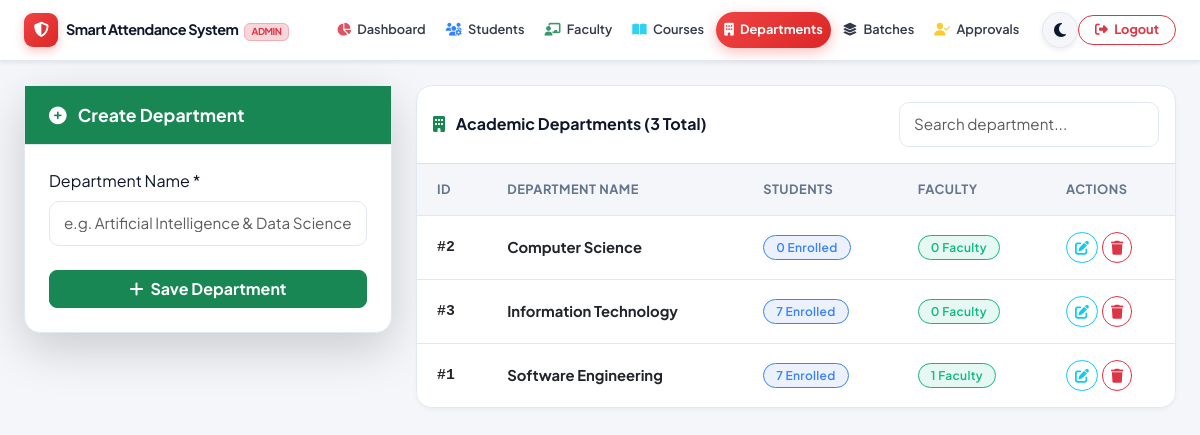
The app's page /admin/manage_departments.php (signed in) with its own data.
### tables this page shows
CREATE TABLE `departments` (
  `department_id` int(11) NOT NULL,
  `department_name` varchar(100) NOT NULL,
  `created_at` timestamp NOT NULL DEFAULT current_timestamp()
);

### admin/manage_departments.php (the view, shortened to what this page needs)
<?php
$db = getDB();
$query = "SELECT d.*,
          (SELECT COUNT(*) FROM students s WHERE s.department_id = d.department_id) as student_count,
          (SELECT COUNT(*) FROM teachers t WHERE t.department_id = d.department_id) as teacher_count
          FROM departments d
          ORDER BY d.department_name";
$departments = $db->query($query);
?>
<!DOCTYPE html>
<html lang="en">
<head>
    <link href="https://cdn.jsdelivr.net/npm/bootstrap@5.3.0/dist/css/bootstrap.min.css" rel="stylesheet">
    <link href="https://cdnjs.cloudflare.com/ajax/libs/font-awesome/6.4.0/css/all.min.css" rel="stylesheet">
    <link href="../assets/css/theme.css" rel="stylesheet">
</head>
<body>
    <?php require_once 'navbar.php'; ?>
    <div class="container-fluid px-3 px-md-4 py-4 animate-slide-up" style="max-width: 1400px; margin: 0 auto;">
        <div class="row g-4">
            <div class="col-lg-4">
                <div class="glass-card shadow-lg">
                    <div class="glass-card-header bg-success text-white py-3">
                        <span id="formTitle"><i class="fas fa-plus-circle me-2"></i> Create Department</span>
                    </div>
                    <div class="glass-card-body p-4">
                        <form method="POST" id="deptForm">
                            <div class="mb-4">
                                <label for="department_name" class="form-label font-semibold">Department Name *</label>
                                <input type="text" class="form-control" id="department_name" name="department_name" placeholder="e.g. Artificial Intelligence & Data Science" required>
                            </div>
                            <button type="submit" id="submitBtn" class="btn btn-success w-100 py-2.5 rounded-3 fw-bold">
                                <i class="fas fa-plus me-1"></i> Save Department
                            </button>
                        </form>
                    </div>
                </div>
            </div>
            <div class="col-lg-8">
                <div class="custom-table-container">
                    <div class="p-3 border-bottom d-flex justify-content-between align-items-center flex-wrap gap-3">
                        <span class="fw-bold"><i class="fas fa-building text-success me-2"></i> Academic Departments (<?php echo $departments ? $departments->num_rows : 0; ?> Total)</span>
                        <div style="max-width: 260px;" class="w-100">
                            <input type="text" class="form-control form-control-sm" placeholder="Search department..." data-table-search="deptTable">
                        </div>
                    </div>
                    <div class="table-responsive">
                        <table class="table custom-table" id="deptTable">
                            <thead>
                                <tr>
                                    <th>ID</th>
                                    <th>Department Name</th>
                                    <th>Students</th>
                                    <th>Faculty</th>
                                    <th>Actions</th>
                                </tr>
                            </thead>
                            <tbody>
                                <?php if ($departments && $departments->num_rows > 0): ?>
                                    <?php while ($d = $departments->fetch_assoc()): ?>
                                        <tr>
                                            <td class="fw-bold font-monospace">#<?php echo $d['department_id']; ?></td>
                                            <td class="fw-bold text-main"><?php echo htmlspecialchars($d['department_name']); ?></td>
                                            <td><span class="badge badge-custom badge-pending"><?php echo $d['student_count']; ?> Enrolled</span></td>
                                            <td><span class="badge badge-custom badge-present"><?php echo $d['teacher_count']; ?> Faculty</span></td>
                                            <td>
                                                <div class="d-flex gap-1">
                                                    <button type="button" class="btn btn-outline-info btn-sm rounded-pill px-2.5"
                                                            onclick="editDept(<?php echo htmlspecialchars(json_encode($d)); ?>)">
                                                        <i class="fas fa-edit"></i>
                                                    </button>
                                                    <a href="manage_departments.php?delete=<?php echo $d['department_id']; ?>"
                                                       class="btn btn-outline-danger btn-sm rounded-pill px-2.5"
                                                       onclick="return confirm('Delete department <?php echo htmlspecialchars(addslashes($d['department_name'])); ?>?')">
                                                        <i class="fas fa-trash"></i>
                                                    </a>
                                                </div>
                                            </td>
                                        </tr>
                                    <?php endwhile; ?>
                                <?php else: ?>
                                    <tr>
                                        <td colspan="5" class="text-center py-5 text-muted">No departments found. Create one above!</td>
                                    </tr>
                                <?php endif; ?>
                            </tbody>
                        </table>
                    </div>
                </div>
            </div>
        </div>
    </div>
</body>
</html>

### assets/css/theme.css (style rules this page uses)
:root { --font-primary: 'Plus Jakarta Sans', -apple-system, BlinkMacSystemFont, 'Segoe UI', Roboto, sans-serif; --bg-body: #f4f6fa; --bg-surface: #ffffff; --bg-surface-elevated: #ffffff; --bg-glass: rgba(255, 255, 255, 0.85); --border-color: #e2e8f0; --border-glass: rgba(226, 232, 240, 0.8); --text-main: #0f172a; --text-muted: #64748b; --text-light: #94a3b8; --primary: #4f46e5; --primary-hover: #4338ca; --primary-light: rgba(79, 70, 229, 0.1); --secondary: #0ea5e9; --secondary-hover: #0284c7; --success: #10b981; --success-light: rgba(16, 185, 129, 0.1); --warning: #f59e0b; --warning-light: rgba(245, 158, 11, 0.1); --danger: #ef4444; --danger-light: rgba(239, 68, 68, 0.1); --info: #3b82f6; --info-light: rgba(59, 130, 246, 0.1); --shadow-sm: 0 2px 4px rgba(15, 23, 42, 0.04); --shadow-md: 0 10px 25px -5px rgba(15, 23, 42, 0.08); --shadow-lg: 0 20px 35px -10px rgba(15, 23, 42, 0.12); --shadow-primary: 0 10px 25px -5px rgba(79, 70, 229, 0.3); --navbar-bg: #4f46e5; --navbar-text: #ffffff; --sidebar-width: 260px; }
body { font-family: var(--font-primary); background-color: var(--bg-body); color: var(--text-main); transition: background-color 0.3s ease, color 0.3s ease; min-height: 100vh; }
.glass-card { background: var(--bg-surface); border: 1px solid var(--border-color); border-radius: 16px; box-shadow: var(--shadow-sm); transition: transform 0.25s ease, box-shadow 0.25s ease, border-color 0.25s ease; }
.glass-card-header { background: transparent; border-bottom: 1px solid var(--border-color); padding: 1.25rem 1.5rem; font-weight: 700; font-size: 1.1rem; display: flex; align-items: center; justify-content: space-between; }
.glass-card-body { padding: 1.5rem; }
.badge-custom { padding: 0.35rem 0.75rem; border-radius: 30px; font-weight: 600; font-size: 0.75rem; letter-spacing: 0.3px; display: inline-flex; align-items: center; gap: 6px; }
.badge-present { background: var(--success-light); color: var(--success); border: 1px solid var(--success); }
.badge-pending { background: var(--info-light); color: var(--info); border: 1px solid var(--info); }
.form-control, .form-select { background-color: var(--bg-surface); border: 1px solid var(--border-color); color: var(--text-main); border-radius: 10px; padding: 0.625rem 0.875rem; font-size: 0.95rem; transition: all 0.2s ease; }
.custom-table-container { background: var(--bg-surface); border: 1px solid var(--border-color); border-radius: 16px; overflow: hidden; box-shadow: var(--shadow-sm); }
.custom-table { width: 100%; margin-bottom: 0; color: var(--text-main); }
.custom-table th { background-color: var(--bg-body); color: var(--text-muted); font-weight: 700; font-size: 0.8rem; text-transform: uppercase; letter-spacing: 0.5px; padding: 1rem 1.25rem; border-bottom: 1px solid var(--border-color); }
.custom-table td { padding: 1rem 1.25rem; border-bottom: 1px solid var(--border-color); vertical-align: middle; font-size: 0.925rem; }
.custom-table tbody tr { transition: background-color 0.2s ease; }
.custom-table tbody tr:last-child td { border-bottom: none; }
.animate-slide-up { animation: slideUp 0.5s ease-out forwards; }
html, body { width: 100%; max-width: 100%; overflow-x: hidden !important; margin: 0; padding: 0; box-sizing: border-box; }
*, *::before, *::after { box-sizing: inherit; }
.glass-card, .custom-table-container, .stat-card { width: 100%; max-width: 100%; box-sizing: border-box; }

### records on screen
departments: department_id "2", department_name "Computer Science", student_count "0", teacher_count "0"
departments: department_id "3", department_name "Information Technology", student_count "7", teacher_count "0"
departments: department_id "1", department_name "Software Engineering", student_count "7", teacher_count "1"

### other values on screen
APP_NAME "Smart Attendance System"
$departments->num_rows "3"
